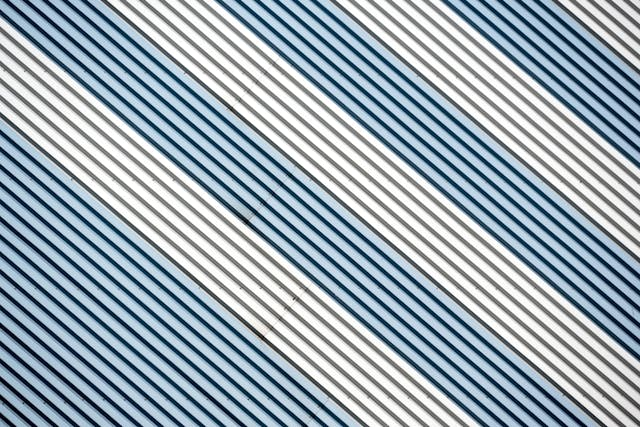
#> input picture Exercises/Week_4_Edges/4_2_edges_second_order/Python/Streifen.jpg, 640 x 427 px
$ python 4_2_Demo_Moire.py
#> lines starting #> are read from the running program, lines starting #| are printed output that depends on the picture
import matplotlib.pyplot as plt
import numpy as np
import cv2
import scipy

image = plt.imread("Streifen.jpg")
#> image is the input picture: shape (427, 640, 3); mean R, G, B 155.3, 169.7, 180.2

image = np.sum(image, axis=-1) / 3
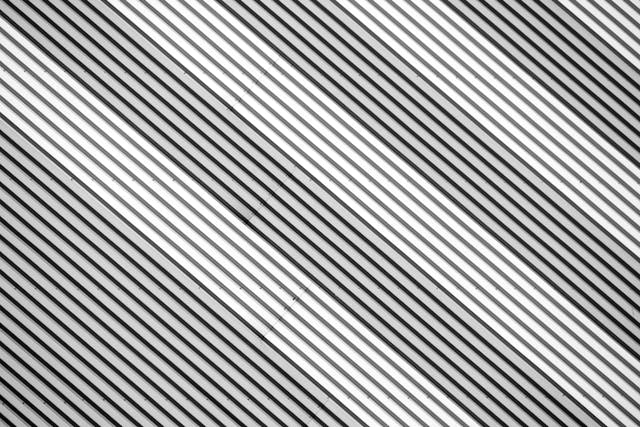
#> image: shape (427, 640) float64; min 1.33, max 255, mean 168.4


def mean_filtering(image, filter_shape):
    mean_filter = np.ones(shape=filter_shape)
    mean_filter = mean_filter / np.sum(mean_filter)

    smoothed_image = scipy.signal.fftconvolve(image, mean_filter, mode="same")

    return smoothed_image


# =============================================================================
# Resizing
# =============================================================================

resize_factor = 0.15

target_rows = int(resize_factor * image.shape[0])
#> target_rows = 64
target_columns = int(resize_factor * image.shape[1])
#> target_columns = 96


smoothed_image = mean_filtering(image, filter_shape=[7, 7])
#> in mean_filtering, `smoothed_image = scipy.signal.fftconvolve(image, mean_filter, mode="sa..`:
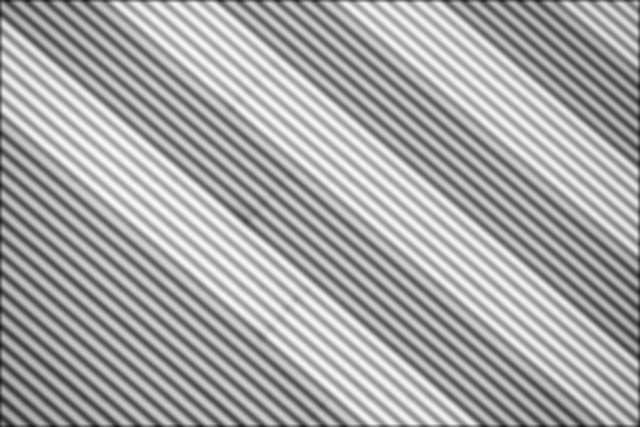
#> smoothed_image: shape (427, 640) float64; min 24.14, max 250.4, mean 167.4

resized_image = cv2.resize(smoothed_image, dsize=[target_columns, target_rows])
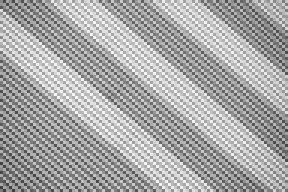
#> resized_image: shape (64, 96) float64 (shown 3 times larger); min 58.7, max 247.8, mean 168.2
resized_image_moire = cv2.resize(image, dsize=[target_columns, target_rows])
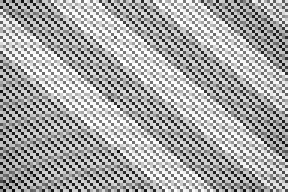
#> resized_image_moire: shape (64, 96) float64 (shown 3 times larger); min 9.09, max 255, mean 168.3

# =============================================================================
# Plotting
# =============================================================================

plt.figure()
plt.imshow(image, cmap="gray")
plt.title("Original image")

plt.figure()
plt.imshow(resized_image, cmap="gray")
plt.title("Resized image with filtering")

plt.figure()
plt.imshow(resized_image_moire, cmap="gray")
plt.title("Resized image")

plt.show()
